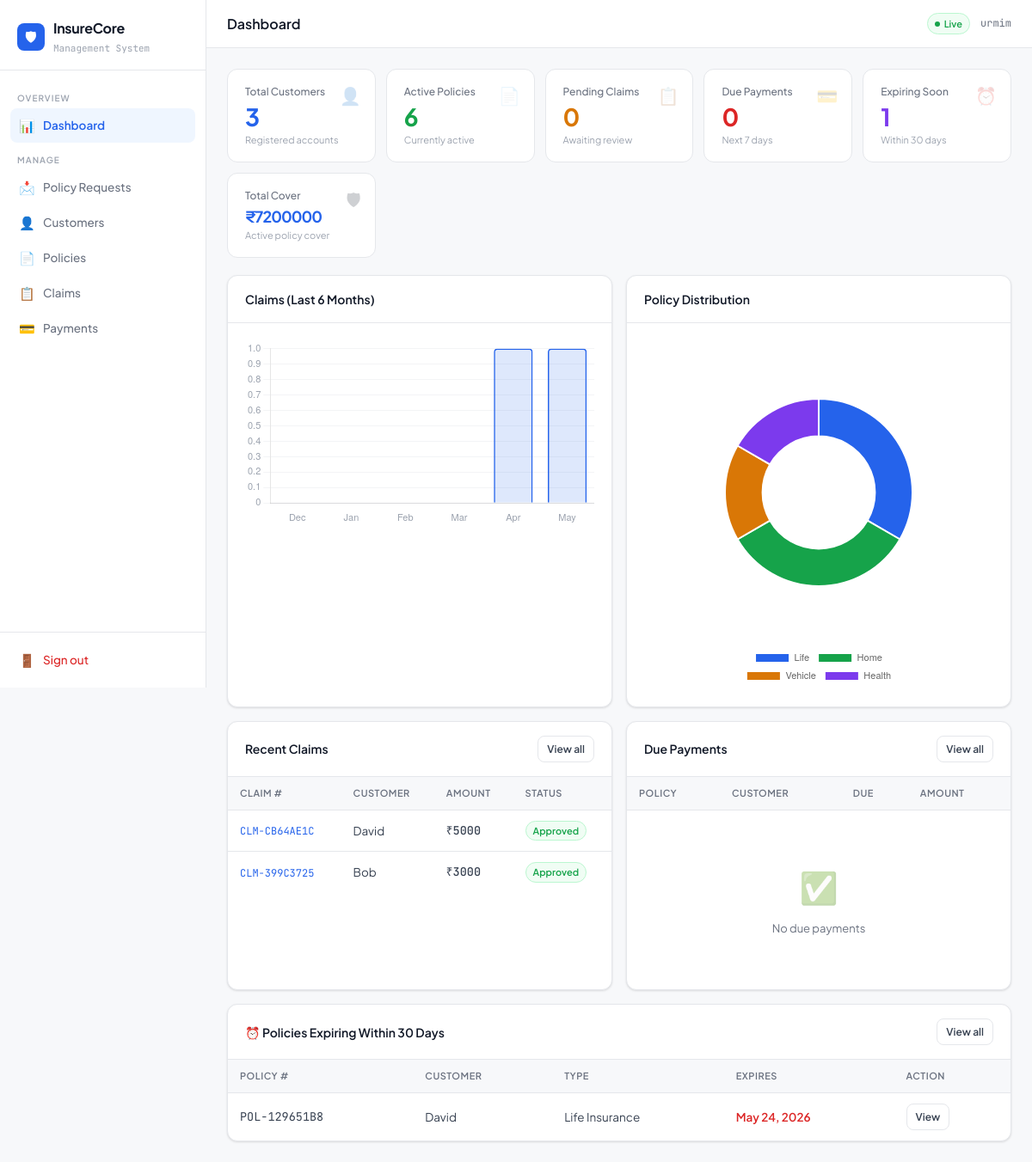
The page /dashboard/ (signed in) on the database its author committed.
### insurance/models.py (models this page shows, shortened)
class Claim(models.Model):
    STATUS_CHOICES = [
        ('pending', 'Pending'),
        ('under_review', 'Under Review'),
        ('approved', 'Approved'),
        ('rejected', 'Rejected'),
        ('settled', 'Settled'),
    ]
    policy = models.ForeignKey(Policy, on_delete=models.CASCADE, related_name='claims')
    claim_number = models.CharField(max_length=50, unique=True)
    claim_date = models.DateField(auto_now_add=True)
    incident_date = models.DateField()
    claim_amount = models.DecimalField(max_digits=12, decimal_places=2)
    approved_amount = models.DecimalField(max_digits=12, decimal_places=2, null=True, blank=True)
    reason = models.TextField()
    status = models.CharField(max_length=20, choices=STATUS_CHOICES, default='pending')
    document = models.FileField(upload_to='claims/', null=True, blank=True)
    notes = models.TextField(blank=True)
    created_at = models.DateTimeField(auto_now_add=True)
    updated_at = models.DateTimeField(auto_now=True)
    class Meta:
        ordering = ['-created_at']

class Policy(models.Model):
    POLICY_TYPES = [
        ('life', 'Life Insurance'),
        ('health', 'Health Insurance'),
        ('vehicle', 'Vehicle Insurance'),
        ('home', 'Home Insurance'),
        ('travel', 'Travel Insurance'),
    ]
    STATUS_CHOICES = [
        ('active', 'Active'),
        ('expired', 'Expired'),
        ('cancelled', 'Cancelled'),
        ('pending', 'Pending'),
    ]
    customer = models.ForeignKey(Customer, on_delete=models.CASCADE, related_name='policies')
    policy_number = models.CharField(max_length=50, unique=True)
    policy_type = models.CharField(max_length=20, choices=POLICY_TYPES)
    cover_amount = models.DecimalField(max_digits=12, decimal_places=2)
    premium_amount = models.DecimalField(max_digits=10, decimal_places=2)
    start_date = models.DateField()
    end_date = models.DateField()
    status = models.CharField(max_length=20, choices=STATUS_CHOICES, default='active')
    description = models.TextField(blank=True)
    created_at = models.DateTimeField(auto_now_add=True)
    class Meta:
        ordering = ['-created_at']
        verbose_name_plural = 'Policies'

class Customer(models.Model):
    GENDER_CHOICES = [('M', 'Male'), ('F', 'Female'), ('O', 'Other')]
    user = models.OneToOneField(User, on_delete=models.CASCADE, null=True, blank=True)
    name = models.CharField(max_length=150)
    email = models.EmailField(unique=True)
    phone = models.CharField(max_length=20)
    date_of_birth = models.DateField(null=True, blank=True)
    gender = models.CharField(max_length=1, choices=GENDER_CHOICES, default='M')
    address = models.TextField(blank=True)
    created_at = models.DateTimeField(auto_now_add=True)
    class Meta:
        ordering = ['-created_at']

### insurance/views.py (the view)
# urls.py: path('dashboard/', views.dashboard, name='dashboard'),
@admin_required
def dashboard(request):
    today = date.today()
    soon = today + timedelta(days=30)
    stats = {
        'customers': Customer.objects.count(),
        'policies': Policy.objects.filter(status='active').count(),
        'claims': Claim.objects.count(),
        'pending_claims': Claim.objects.filter(status='pending').count(),
        'due_payments': Payment.objects.filter(due_date__lte=today + timedelta(days=7), status='pending').count(),
        'expiring_policies': Policy.objects.filter(end_date__lte=soon, status='active').count(),
        'total_cover': Policy.objects.filter(status='active').aggregate(t=Sum('cover_amount'))['t'] or 0,
        'total_premium': Policy.objects.filter(status='active').aggregate(t=Sum('premium_amount'))['t'] or 0,
    }
    recent_claims = Claim.objects.select_related('policy__customer').order_by('-created_at')[:5]
    due_payments = Payment.objects.select_related('policy__customer').filter(
        due_date__lte=today + timedelta(days=7), status='pending'
    ).order_by('due_date')[:5]
    expiring = Policy.objects.select_related('customer').filter(
        end_date__lte=soon, status='active'
    ).order_by('end_date')[:5]
    return render(request, 'insurance/dashboard.html', {
        'stats': stats,
        'recent_claims': recent_claims,
        'due_payments': due_payments,
        'expiring': expiring,
        'today': today,
    })

### insurance/views.py (called while the page is built)
def admin_required(view_func):
    from functools import wraps
    @wraps(view_func)
    def wrapper(request, *args, **kwargs):
        if not request.user.is_authenticated:
            return redirect('login')
        if not request.user.is_staff:
            return redirect('customer_portal_dashboard')
        return view_func(request, *args, **kwargs)
    return wrapper

### insurance/templates/insurance/dashboard.html (shortened to what this page needs)
{% extends "insurance/base.html" %}
{% block page_title %}Dashboard{% endblock %}
{% block content %}
<div class="kpi-grid">
  <div class="kpi blue">
    <div class="kpi-icon">👤</div>
    <div class="kpi-label">Total Customers</div>
    <div class="kpi-value">{{ stats.customers }}</div>
    <div class="kpi-sub">Registered accounts</div>
  </div>
  <div class="kpi green">
    <div class="kpi-icon">📄</div>
    <div class="kpi-label">Active Policies</div>
    <div class="kpi-value">{{ stats.policies }}</div>
    <div class="kpi-sub">Currently active</div>
  </div>
  <div class="kpi amber">
    <div class="kpi-icon">📋</div>
    <div class="kpi-label">Pending Claims</div>
    <div class="kpi-value">{{ stats.pending_claims }}</div>
    <div class="kpi-sub">Awaiting review</div>
  </div>
  <div class="kpi red">
    <div class="kpi-icon">💳</div>
    <div class="kpi-label">Due Payments</div>
    <div class="kpi-value">{{ stats.due_payments }}</div>
    <div class="kpi-sub">Next 7 days</div>
  </div>
  <div class="kpi purple">
    <div class="kpi-icon">⏰</div>
    <div class="kpi-label">Expiring Soon</div>
    <div class="kpi-value">{{ stats.expiring_policies }}</div>
    <div class="kpi-sub">Within 30 days</div>
  </div>
  <div class="kpi blue">
    <div class="kpi-icon">🛡</div>
    <div class="kpi-label">Total Cover</div>
    <div class="kpi-value" style="font-size:18px">₹{{ stats.total_cover|floatformat:0 }}</div>
    <div class="kpi-sub">Active policy cover</div>
  </div>
</div>
<div class="two-col" style="margin-bottom:16px">
  <div class="card">
    <div class="card-header">
      <span class="card-title">Claims (Last 6 Months)</span>
    </div>
    <div class="card-body">
      <canvas id="claimsChart" height="160"></canvas>
    </div>
  </div>
  <div class="card">
    <div class="card-header">
      <span class="card-title">Policy Distribution</span>
    </div>
    <div class="card-body" style="display:flex;align-items:center;justify-content:center">
      <canvas id="policyChart" height="160" style="max-width:220px"></canvas>
    </div>
  </div>
</div>
<div class="two-col">
  <div class="card">
    <div class="card-header">
      <span class="card-title">Recent Claims</span>
      <a href="{% url 'claims' %}" class="btn btn-secondary btn-sm">View all</a>
    </div>
    <div class="table-wrap">
      <table class="data">
        <thead><tr><th>Claim #</th><th>Customer</th><th>Amount</th><th>Status</th></tr></thead>
        <tbody>
          {% for c in recent_claims %}
          <tr>
            <td><a href="{% url 'claim_detail' c.pk %}" class="mono" style="color:var(--blue);text-decoration:none">{{ c.claim_number }}</a></td>
            <td>{{ c.policy.customer.name }}</td>
            <td class="amount">₹{{ c.claim_amount|floatformat:0 }}</td>
            <td><span class="badge badge-{{ c.status }}">{{ c.get_status_display }}</span></td>
          </tr>
          {% empty %}
          <tr><td colspan="4"><div class="empty"><div class="empty-icon">📋</div><p>No claims yet</p></div></td></tr>
          {% endfor %}
        </tbody>
      </table>
    </div>
  </div>
  <div class="card">
    <div class="card-header">
      <span class="card-title">Due Payments</span>
      <a href="{% url 'payments' %}" class="btn btn-secondary btn-sm">View all</a>
    </div>
    <div class="table-wrap">
      <table class="data">
        <thead><tr><th>Policy</th><th>Customer</th><th>Due</th><th>Amount</th></tr></thead>
        <tbody>
          {% for p in due_payments %}
          <tr>
            <td class="mono">{{ p.policy.policy_number }}</td>
            <td>{{ p.policy.customer.name }}</td>
            <td style="color:{% if p.due_date <= today %}var(--red){% else %}var(--amber){% endif %}">{{ p.due_date }}</td>
            <td class="amount">₹{{ p.amount|floatformat:0 }}</td>
          </tr>
          {% empty %}
          <tr><td colspan="4"><div class="empty"><div class="empty-icon">✅</div><p>No due payments</p></div></td></tr>
          {% endfor %}
        </tbody>
      </table>
    </div>
  </div>
</div>
{% if expiring %}
<div class="card" style="margin-top:16px">
  <div class="card-header">
    <span class="card-title">⏰ Policies Expiring Within 30 Days</span>
    <a href="{% url 'policies' %}?status=active" class="btn btn-secondary btn-sm">View all</a>
  </div>
  <div class="table-wrap">
    <table class="data">
      <thead><tr><th>Policy #</th><th>Customer</th><th>Type</th><th>Expires</th><th>Action</th></tr></thead>
      <tbody>
        {% for p in expiring %}
        <tr>
          <td class="mono">{{ p.policy_number }}</td>
          <td>{{ p.customer.name }}</td>
          <td>{{ p.get_policy_type_display }}</td>
          <td style="color:var(--red);font-weight:600">{{ p.end_date }}</td>
          <td><a href="{% url 'policy_detail' p.pk %}" class="btn btn-secondary btn-sm">View</a></td>
        </tr>
        {% endfor %}
      </tbody>
    </table>
  </div>
</div>
{% endif %}
{% endblock %}
{% block scripts %}
<script>
fetch('/chart-data/')
  .then(r => r.json())
  .then(data => {
    new Chart(document.getElementById('claimsChart'), {
      type: 'bar',
      data: {
        labels: data.months,
        datasets: [{
          label: 'Claims',
          data: data.claims,
          backgroundColor: 'rgba(37,99,235,0.15)',
          borderColor: '#2563eb',
          borderWidth: 1.5,
          borderRadius: 4
        }]
      },
      options: {
        responsive: true,
        plugins: { legend: { display: false } },
        scales: {
          x: { grid: { display: false }, ticks: { font: { size: 11 }, color: '#9ca3af' } },
          y: { grid: { color: '#f3f4f6' }, ticks: { font: { size: 11 }, color: '#9ca3af' }, beginAtZero: true }
        }
      }
    });
    const colors = ['#2563eb','#16a34a','#d97706','#7c3aed','#dc2626'];
    new Chart(document.getElementById('policyChart'), {
      type: 'doughnut',
      data: {
        labels: data.policy_types.map(t => t.charAt(0).toUpperCase() + t.slice(1)),
        datasets: [{
          data: data.policy_counts,
          backgroundColor: colors,
          borderWidth: 2,
          borderColor: '#fff'
        }]
      },
      options: {
        responsive: true,
        plugins: {
          legend: { position: 'bottom', labels: { font: { size: 11 }, padding: 10 } }
        },
        cutout: '60%'
      }
    });
  });
</script>
{% endblock %}

### insurance/templates/insurance/base.html (shortened to what this page needs)
{% load static %}
<!DOCTYPE html>
<html lang="en">
<head>
</head>
<body>
<div class="layout">
{% if user.is_authenticated %}
<aside class="sidebar">
  <div class="sidebar-brand">
    <div class="brand-row">
      <div class="brand-icon">🛡</div>
      <div>
        <div class="brand-name">InsureCore</div>
        <div class="brand-sub">Management System</div>
      </div>
    </div>
  </div>
  <nav class="sidebar-nav">
    <div class="nav-section">Overview</div>
    <a href="{% url 'dashboard' %}" class="nav-link {% if request.resolver_match.url_name == 'dashboard' %}active{% endif %}">
      <span class="nav-icon">📊</span> Dashboard
    </a>
    <div class="nav-section">Manage</div>
    <a href="{% url 'policy_request_list' %}" class="nav-link {% if 'policy_request' in request.resolver_match.url_name %}active{% endif %}">
  <span class="nav-icon">📩</span> Policy Requests
</a>
    <a href="{% url 'customers' %}" class="nav-link {% if 'customer' in request.resolver_match.url_name %}active{% endif %}">
      <span class="nav-icon">👤</span> Customers
    </a>
    <a href="{% url 'policies' %}" class="nav-link {% if 'polic' in request.resolver_match.url_name %}active{% endif %}">
      <span class="nav-icon">📄</span> Policies
    </a>
    <a href="{% url 'claims' %}" class="nav-link {% if 'claim' in request.resolver_match.url_name %}active{% endif %}">
      <span class="nav-icon">📋</span> Claims
    </a>
    <a href="{% url 'payments' %}" class="nav-link {% if 'payment' in request.resolver_match.url_name %}active{% endif %}">
      <span class="nav-icon">💳</span> Payments
    </a>
  </nav>
  <div class="sidebar-footer">
    <a href="{% url 'logout' %}" class="logout-link">
      <span class="nav-icon">🚪</span> Sign out
    </a>
  </div>
</aside>
{% endif %}
<main class="main" {% if not user.is_authenticated %}style="margin-left:0"{% endif %}>
  {% if user.is_authenticated %}
  <div class="topbar">
    <span class="page-heading">{% block page_title %}Dashboard{% endblock %}</span>
    <div class="topbar-right">
      <span class="badge-live">Live</span>
      <span class="topbar-user">{{ user.username }}</span>
    </div>
  </div>
  {% endif %}
  <div class="content">
    {% block content %}{% endblock %}
  </div>
</main>
</div>
{% block scripts %}{% endblock %}
</body>
</html>

### rows shown on the page
Claim: claim_number "CLM-CB64AE1C", policy.customer.name "David", claim_amount "5000", status "Approved"
Claim: claim_number "CLM-399C3725", policy.customer.name "Bob", claim_amount "3000", status "Approved"
Policy: policy_number "POL-129651B8", customer.name "David", policy_type "Life Insurance", end_date "May 24, 2026"

### other values the page prints
{{ user.username }} "urmim"
{{ stats.customers }} "3"
{{ stats.policies }} "6"
{{ stats.pending_claims }} "0"
{{ stats.due_payments }} "0"
{{ stats.expiring_policies }} "1"
{{ stats.total_cover|floatformat:0 }} "7200000"
